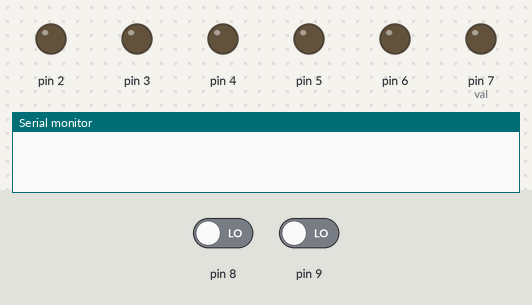
A sketch run on a simulated Arduino Uno, built with avr-gcc and run on an emulated ATmega328P. Parts: output pins drawn as LEDs (lit = HIGH), the last lines printed to the serial monitor. The inputs (shaded band) are chosen by the test bench; at power-on: pin 9 LOW, pin 8 LOW.

Above: at 1.2 s.
1.3 s: pin 9 driven HIGH
At 2.8 s:
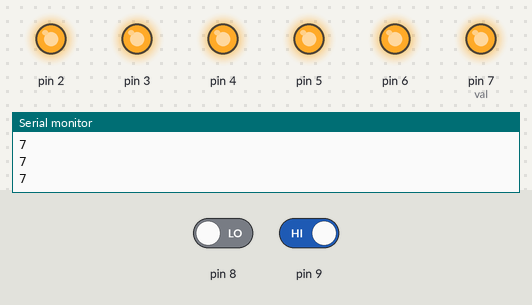
4.3 s: pin 8 driven HIGH
At 5.1 s:
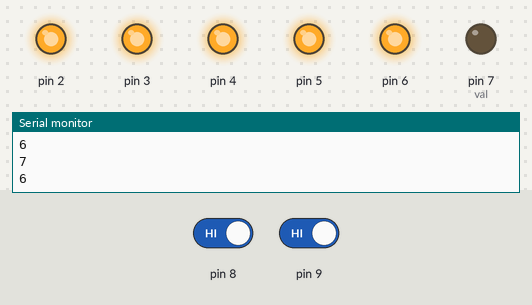
5.8 s: pin 8 driven LOW
At 6.4 s:
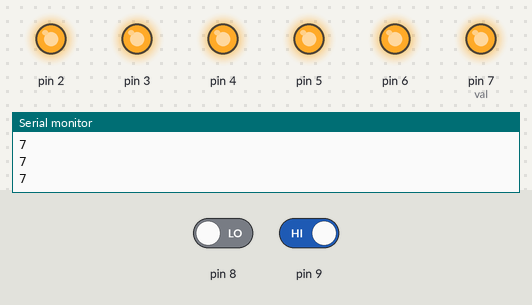
Timing chart, 0 to 8.8 s (numbered marks = the images above; inputs shaded):
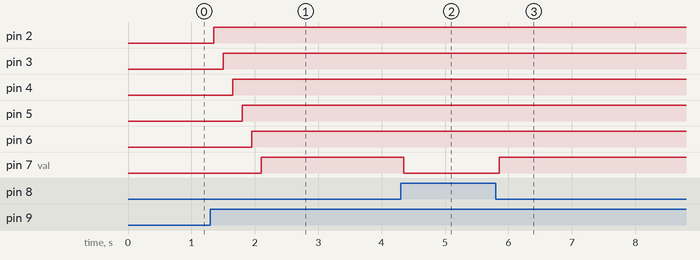

The sketch:

Acende_leds.ino
```cpp
int val=1;
void setup()
{

  Serial.begin(9600);

  for(int i=2; i<=7; i++)
  {
    pinMode(i, OUTPUT);
  }

  pinMode(9,INPUT);
  pinMode(8,INPUT);
}

void loop()
{
  if(digitalRead(9)==1)
  {
    val=val+1;
    if(val>7){val=7;}
    digitalWrite(val,HIGH);
    Serial.println(val);
  }

  if(digitalRead(8)==1)
  {
    val=val-1;
    if(val<2){val=1;}
    digitalWrite(val+1,LOW);
    Serial.println(val);
  }

  delay(150);

}
```

Measured:
- after the input at 1.3 s, pin 2: LOW → HIGH after 0.05 s; pin 3: LOW → HIGH after 0.20 s; pin 4: LOW → HIGH after 0.35 s; pin 5: LOW → HIGH after 0.50 s; pin 6: LOW → HIGH after 0.65 s
- after the input at 4.3 s, pin 7 (val): HIGH → LOW after 0.05 s
- after the input at 5.8 s, pin 7 (val): LOW → HIGH after 0.05 s
